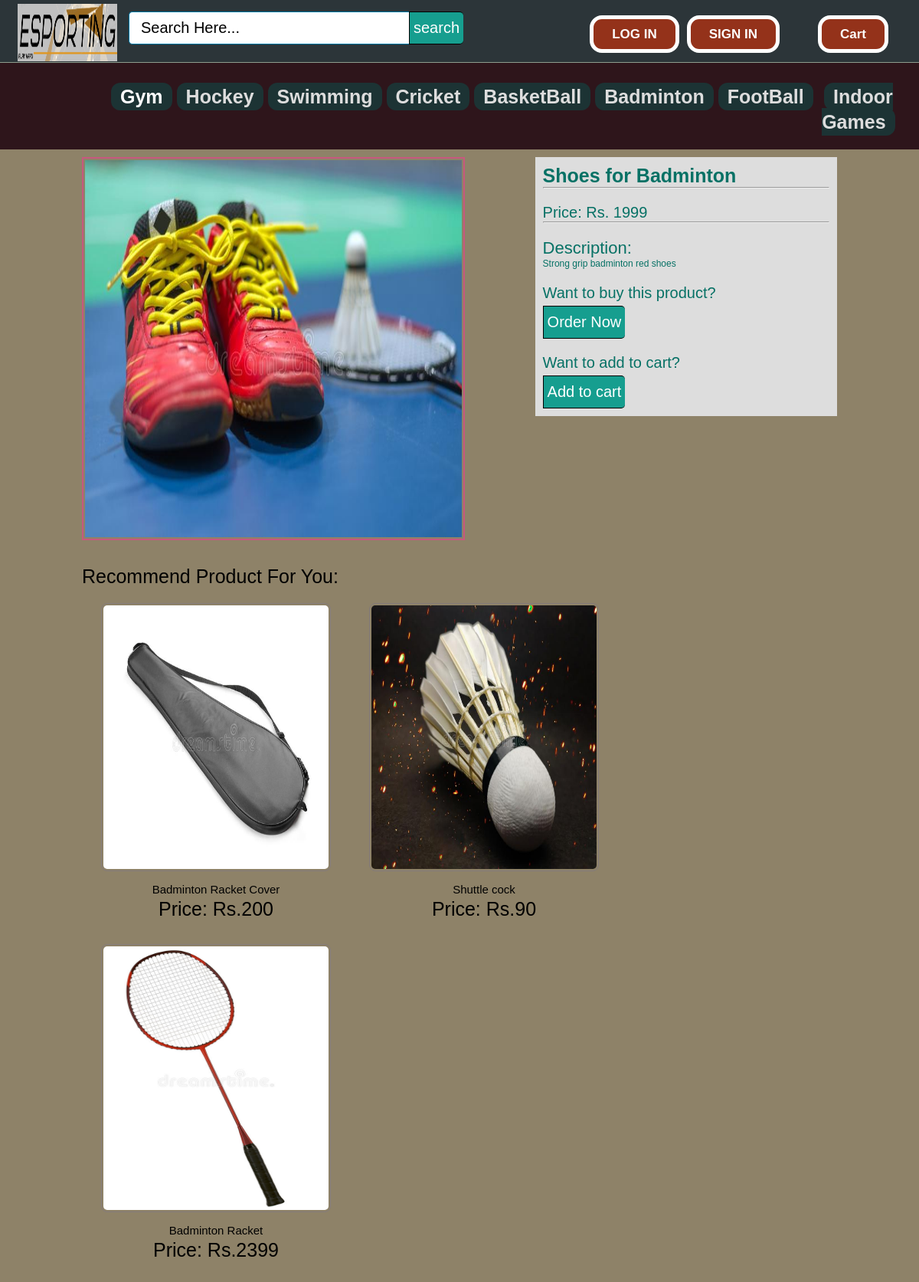
The app's page /sports/view_product.php?pid=79 with its own data.
### tables this page shows
CREATE TABLE `products` (
  `id` int(11) NOT NULL,
  `pName` varchar(100) NOT NULL,
  `price` int(11) NOT NULL,
  `description` text NOT NULL,
  `available` int(11) NOT NULL,
  `category` varchar(100) NOT NULL,
  `type` varchar(100) NOT NULL,
  `item` varchar(100) NOT NULL,
  `pCode` varchar(20) NOT NULL,
  `picture` text NOT NULL
);

### sports/view_product.php (the view, shortened to what this page needs)
<?php include ( "../inc/connect.inc.php" ); ?>
<?php
if (!isset($_SESSION['user_login'])) {
	$user = "";
}
else {
	$user = $_SESSION['user_login'];
	$result = mysqli_query($link,"SELECT * FROM user WHERE id='$user'");
		$get_user_email = mysqli_fetch_assoc($result);
			$uname_db = $get_user_email['firstName'];
}
if (isset($_REQUEST['pid'])) {
	$pid = mysqli_real_escape_string($link,$_REQUEST['pid']);
}else {
	header('location: index.php');
}
$getposts = mysqli_query($link,"SELECT * FROM products WHERE id ='$pid'") or die(mysqli_error());
					if (mysqli_num_rows($getposts)) {
						$row = mysqli_fetch_assoc($getposts);
						$pName = $row['pName'];
						$price = $row['price'];
						$description = $row['description'];
						$picture = $row['picture'];
						$item = $row['item'];
					}
?>
<!DOCTYPE html>
<html>
<head>
	<link rel="stylesheet" type="text/css" href="../style.css">
</head>
<body>
	<?php include ( "../inc/mainheader.inc.php" ); ?>
	<div class="categolis">
		<table>
			<tr>
				<th><a href="gym.php" style="text-decoration: none;color: #fff;padding: 4px 12px;background-color: #1C3334;border-radius: 12px;">Gym</a></th>
				<th><a href="hockey.php" style="text-decoration: none;color: #ddd;padding: 4px 12px;background-color: #1C3334;border-radius: 12px;">Hockey</a></th>
				<th><a href="swim.php" style="text-decoration: none;color: #ddd;padding: 4px 12px;background-color: #1C3334;border-radius: 12px;">Swimming</a></th>
				<th><a href="cricket.php" style="text-decoration: none;color: #ddd;padding: 4px 12px;background-color: #1C3334;border-radius: 12px;">Cricket</a></th>
				<th><a href="basketball.php" style="text-decoration: none;color: #ddd;padding: 4px 12px;background-color: #1C3334;border-radius: 12px;">BasketBall</a></th>
				<th><a href="badminton.php" style="text-decoration: none;color: #ddd;padding: 4px 12px;background-color: #1C3334;border-radius: 12px;">Badminton</a></th>
				<th><a href="football.php" style="text-decoration: none;color: #ddd;padding: 4px 12px;background-color: #1C3334;border-radius: 12px;">FootBall</a></th>
				<th><a href="indoor.php" style="text-decoration: none;color: #ddd;padding: 4px 12px;background-color: #1C3334;border-radius: 12px;">Indoor Games</a></th>
			</tr>
		</table>
	</div>
	<div style="margin: 0 97px; padding: 10px">
		<?php
			echo '
				<div style="float: left;">
				<div>
					<img src="../image/product/'.$item.'/'.$picture.'" style="height: 500px; width: 500px; padding: 2px; border: 2px solid #c7587e;">
				</div>
				</div>
				<div style="float: right;width: 40%;color: #067165;background-color: #ddd;padding: 10px;">
					<div style="">
						<h3 style="font-size: 25px; font-weight: bold; ">'.$pName.'</h3><hr>
						<h3 style="padding: 20px 0 0 0; font-size: 20px;">Price: Rs. '.$price.'</h3><hr>
						<h3 style="padding: 20px 0 0 0; font-size: 22px; ">Description:</h3>
						<p>
							'.$description.'
						</p>
						<div>
							<h3 style="padding: 20px 0 5px 0; font-size: 20px;">Want to buy this product? </h3>
							<div id="srcheader">
								<form id="" method="post" action="../orderform.php?poid='.$pid.'">
								        <input type="submit" value="Order Now" class="srcbutton" >
								</form>
								<div class="srcclear"></div>
							</div>
						</div>
						<div>
							<h3 style="padding: 20px 0 5px 0; font-size: 20px;">Want to add to cart? </h3>
							<div id="srcheader">
								<form id="" method="post" action="../cart.php?poid='.$pid.'">
								        <input type="submit" value="Add to cart" class="srcbutton" >
								</form>
								<div class="srcclear"></div>
							</div>
						</div>
					</div>
				</div>
			';
		?>
	</div>
	<div style="padding: 30px 95px; font-size: 25px; margin: 0 auto; display: table; width: 98%;">
		<h3 style="padding-bottom: 20px">Recommend Product For You:</h3>
		<div>
		<?php
			$getposts = mysqli_query($link,"SELECT * FROM products WHERE available >='1' AND id != '".$pid."' AND item ='".$item."'  ORDER BY RAND() LIMIT 3") or die(mysql_error());
					if (mysqli_num_rows($getposts)) {
					echo '<ul id="recs">';
					while ($row = mysqli_fetch_assoc($getposts)) {
						$id = $row['id'];
						$pName = $row['pName'];
						$price = $row['price'];
						$picture = $row['picture'];
						echo '
							<ul style="float: left;">
								<li style="float: left; padding: 0px 25px 25px 25px;">
									<div class="home-prodlist-img"><a href="view_product.php?pid='.$id.'">
										<img src="../image/product/'.$item.'/'.$picture.'" class="home-prodlist-imgi">
										</a>
										<div style="text-align: center; padding: 0 0 6px 0;"> <span style="font-size: 15px;">'.$pName.'</span><br> Price: Rs.'.$price.' </div>
									</div>
								</li>
							</ul>
						';
						}
				}
		?>
		</div>
	</div>
</body>
</html>

### inc/mainheader.inc.php (shortened to what this page needs)
<div class="homepageheader">
			<div class="signinButton loginButton">
				<div class="uiloginbutton signinButton loginButton" style="margin-right: 40px;">
					<?php
						if ($user!="") {
							echo '<a style="text-decoration: none; color: #fff;" href="../cart1.php">Cart</a>';
						}
						else {
							echo '<a style="color: #fff; text-decoration: none;" href="../login.php">Cart</a>';
						}
					 ?>
				</div>
				<div class="uiloginbutton signinButton loginButton" style="margin-right: 40px;">
					<?php
						if ($user!="") {
							echo '<a style="text-decoration: none; color: #fff;" href="../logout.php">LOG OUT</a>';
						}
						else {
							echo '<a style="text-decoration: none; color: #fff;" href="../signin.php">SIGN IN</a>';
						}
					 ?>
				</div>
				<div class="uiloginbutton signinButton loginButton" style="">
					<?php
						if ($user!="") {
							echo '<a style="text-decoration: none; color: #fff;" href="../profile.php?uid='.$user.'">Hi '.$uname_db.'</a>';
						}
						else {
							echo '<a style="text-decoration: none; color: #fff;" href="../login.php">LOG IN</a>';
						}
					 ?>
				</div>
			</div>
			<div style="float: left; margin: 5px 0px 0px 23px;">
				<a href="../index.php">
					<img style=" height: 75px; width: 130px;" src="../image/logo.png">
				</a>
			</div>
			<div class="">
				<div id="srcheader">
					<form id="newsearch" method="get" action="../search.php">
					        <input type="text" class="srctextinput" name="keywords" size="21" maxlength="120"  placeholder="Search Here..."><input type="submit" value="search" class="srcbutton" >
					</form>
				</div>
			</div>
		</div>

### style.css (style rules this page uses)
html, body, div, span, applet, object, iframe, h1, h2, h3, h4, h5, h6, p, blockquote, pre, a, abbr, acronym, address, big, cite, code, del, dfn, em, img, ins, kbd, q, s, samp, small, strike, strong, sub, sup, tt, var, b, u, i, center, dl, dt, dd, ol, ul, li, fieldset, form, label, legend, table, caption, tbody, tfoot, thead, tr, th, td, article, aside, canvas, details, embed, figure, figcaption, footer, header, hgroup, menu, nav, output, ruby, section, summary, time, mark, audio, video { margin: 0; padding: 0; border: 0; font: inherit; vertical-align: baseline; box-sizing: border-box; }
h3 { font-size: 25px; }
body { line-height: normal; }
ol, ul { list-style: none; }
table { border-collapse: collapse; border-spacing: 0; }
* { margin: 0px; padding: 0px; }
body, button, input, label, select, td, textarea { font-family: Arial, Helvetica, tahoma,verdana,arial,sans-serif; font-size: 12px; }
body { width: 100%; position: relative; background-color: #8E8268; min-width: 1080px; }
::placeholder { color: #000000; }
.homepageheader { position: fixed; height: 82px; width: 100%; min-width: 980px; border-bottom: 1px solid #8E9D8E; margin: 0px; background-position-x: initial; background-position-y: initial; background-size: initial; background-repeat: initial; background-attachment: initial; background-origin: initial; background-clip: initial; background-color: #2C3539; }
.loginButton .signinButton { color: #FFFFFF; background: #94321a; border: 5px solid #FFFFFF; cursor: pointer; display: inline-block; font-weight: bold; line-height: 15px; padding: 12px 24px; border-radius: 16px; text-align: center; text-decoration: none; float: right; margin: 20px 0px 0px 10px; font-size: 17px; }
#newsearch { float:left; padding:15px; }
.srctextinput { margin: 0px; padding: 9px 15px; font-family: Arial, Helvetica, sans-serif; font-size:20px; border:1px solid #0076a3; border-right:0px; border-top-left-radius: 5px 5px; border-bottom-left-radius: 5px 5px; width: 335px; }
.srcbutton { margin: 0; padding: 9px 5px; font-family: Arial, Helvetica, sans-serif; font-size:20px; outline: none; cursor: pointer; text-align: center; text-decoration: none; color: #ffffff; border: solid 1px #000000; border-right:0px; background: #169E8F; border-top-right-radius: 5px 5px; border-bottom-right-radius: 5px 5px; }
.home-prodlist-imgi { height: 350px; width: 300px; padding: 2px; border: 1px solid #847b7b; border-radius: 8px; }
.categolis { line-height: 1.3; font-weight: bold; color: #fff; padding: 110px 20px 20px 145px; background-color: #2E151B; text-align: center; font-size: 25px; }
.categolis table tbody tr th { padding: 0px 6px 0px 0px; }

### records on screen
products: item+picture (picture), pName "Shoes for Badminton", price "1999", description "Strong grip badminton red shoes"
products: picture.item (picture), pName "Badminton Racket Cover", price "200"
products: picture.item (picture), pName "Shuttle cock", price "90"
products: picture.item (picture), pName "Badminton Racket", price "2399"
